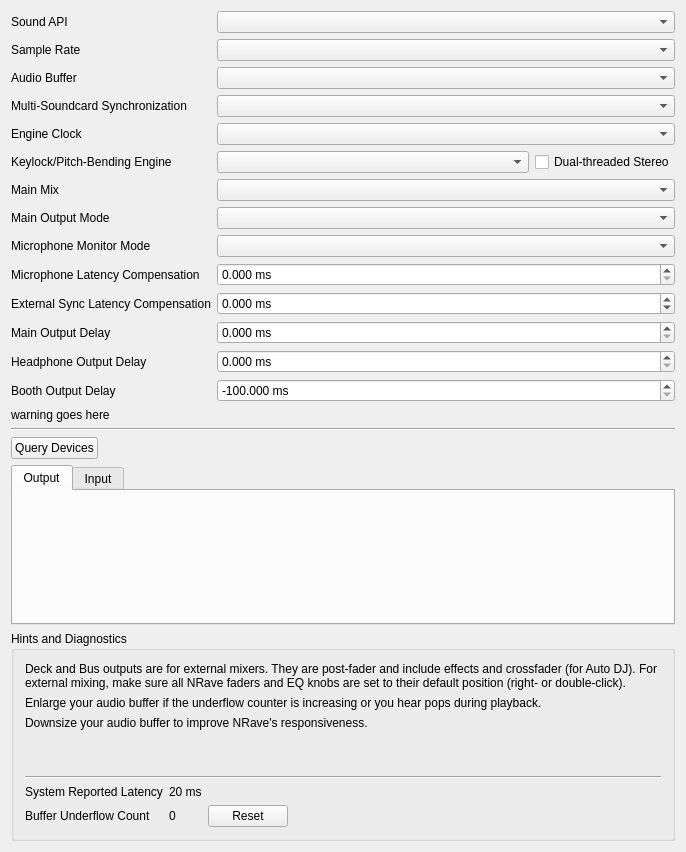
<?xml version="1.0" encoding="UTF-8"?>
<ui version="4.0">
 <class>DlgPrefSoundDlg</class>
 <widget class="QWidget" name="DlgPrefSoundDlg">
  <property name="geometry">
   <rect>
    <x>0</x>
    <y>0</y>
    <width>686</width>
    <height>852</height>
   </rect>
  </property>
  <property name="windowTitle">
   <string>Sound Hardware Preferences</string>
  </property>
  <layout class="QVBoxLayout" name="verticalLayout_2">
   <item>
    <layout class="QGridLayout" name="gridLayout" columnstretch="0,1">
     <item row="0" column="0">
      <widget class="QLabel" name="apiLabel">
       <property name="text">
        <string>Sound API</string>
       </property>
       <property name="openExternalLinks">
        <bool>true</bool>
       </property>
       <property name="buddy">
        <cstring>apiComboBox</cstring>
       </property>
      </widget>
     </item>
     <item row="0" column="1">
      <layout class="QHBoxLayout" name="apiHBox">
        <item>
          <widget class="QComboBox" name="apiComboBox"/>
        </item>
      </layout>
     </item>
     <item row="1" column="0">
      <widget class="QLabel" name="sampleRateLabel">
       <property name="text">
        <string>Sample Rate</string>
       </property>
       <property name="buddy">
        <cstring>sampleRateComboBox</cstring>
       </property>
      </widget>
     </item>
     <item row="1" column="1">
      <layout class="QHBoxLayout" name="sampleRateHBox">
        <item>
          <widget class="QComboBox" name="sampleRateComboBox"/>
        </item>
      </layout>
     </item>
     <item row="2" column="0">
      <widget class="QLabel" name="audioBufferLabel">
       <property name="text">
        <string>Audio Buffer</string>
       </property>
       <property name="buddy">
        <cstring>audioBufferComboBox</cstring>
       </property>
      </widget>
     </item>
     <item row="2" column="1">
      <layout class="QHBoxLayout" name="audioBufferHBox">
        <item>
          <widget class="QComboBox" name="audioBufferComboBox"/>
        </item>
      </layout>
     </item>
     <item row="3" column="0">
      <widget class="QLabel" name="deviceSyncLabel">
       <property name="text">
        <string>Multi-Soundcard Synchronization</string>
       </property>
      </widget>
     </item>
     <item row="3" column="1">
      <widget class="QComboBox" name="deviceSyncComboBox"/>
     </item>
     <item row="4" column="0">
      <widget class="QLabel" name="engineClockLabel">
       <property name="text">
        <string>Engine Clock</string>
       </property>
      </widget>
     </item>
     <item row="4" column="1">
      <widget class="QComboBox" name="engineClockComboBox">
       <property name="toolTip">
        <string>Use soundcard clock for live audience setups and lowest latency.&lt;br&gt;Use network clock for broadcasting without a live audience.</string>
       </property>
      </widget>
     </item>
     <item row="5" column="0">
      <widget class="QLabel" name="keylockLabel">
       <property name="text">
        <string>Keylock/Pitch-Bending Engine</string>
       </property>
       <property name="buddy">
        <cstring>keylockComboBox</cstring>
       </property>
      </widget>
     </item>
     <item row="6" column="0">
      <widget class="QLabel" name="masteMixLabel">
       <property name="text">
        <string>Main Mix</string>
       </property>
      </widget>
     </item>
     <item row="6" column="1">
      <widget class="QComboBox" name="mainMixComboBox"/>
     </item>
     <item row="7" column="1">
      <widget class="QComboBox" name="mainOutputModeComboBox"/>
     </item>
     <item row="7" column="0">
      <widget class="QLabel" name="mainMonoLabel">
       <property name="text">
        <string>Main Output Mode</string>
       </property>
      </widget>
     </item>
     <item row="8" column="1">
      <widget class="QComboBox" name="micMonitorModeComboBox"/>
     </item>
     <item row="8" column="0">
      <widget class="QLabel" name="micMonitorModeLabel">
       <property name="text">
        <string>Microphone Monitor Mode</string>
       </property>
       <property name="openExternalLinks">
        <bool>true</bool>
       </property>
      </widget>
     </item>
     <item row="9" column="0">
      <widget class="QLabel" name="latencyCompensationLabel">
       <property name="text">
        <string>Microphone Latency Compensation</string>
       </property>
       <property name="openExternalLinks">
        <bool>true</bool>
       </property>
      </widget>
     </item>
     <item row="9" column="1">
      <widget class="QDoubleSpinBox" name="latencyCompensationSpinBox">
       <property name="suffix">
        <string> ms</string>
       </property>
       <property name="decimals">
        <number>3</number>
       </property>
       <property name="maximum">
        <double>500.000000000000000</double>
       </property>
       <property name="singleStep">
        <double>0.100000000000000</double>
       </property>
      </widget>
     </item>
     <item row="10" column="0">
      <widget class="QLabel" name="externalSyncLatencyCompensationLabel">
       <property name="text">
        <string>External Sync Latency Compensation</string>
       </property>
       <property name="buddy">
        <cstring>externalSyncLatencyCompensationSpinBox</cstring>
       </property>
      </widget>
     </item>
     <item row="10" column="1">
      <widget class="QDoubleSpinBox" name="externalSyncLatencyCompensationSpinBox">
       <property name="suffix">
        <string> ms</string>
       </property>
       <property name="decimals">
        <number>3</number>
       </property>
       <property name="minimum">
        <double>-100.000000000000000</double>
       </property>
       <property name="maximum">
        <double>100.000000000000000</double>
       </property>
       <property name="singleStep">
        <double>0.100000000000000</double>
       </property>
      </widget>
     </item>
     <item row="12" column="0">
      <widget class="QLabel" name="mainDelayLabel">
       <property name="text">
        <string>Main Output Delay</string>
       </property>
      </widget>
     </item>
     <item row="12" column="1">
      <widget class="QDoubleSpinBox" name="mainDelaySpinBox">
       <property name="suffix">
        <string extracomment="milliseconds"> ms</string>
       </property>
       <property name="decimals">
        <number>3</number>
       </property>
       <property name="maximum">
        <double>500.000000000000000</double>
       </property>
       <property name="singleStep">
        <double>0.100000000000000</double>
       </property>
      </widget>
     </item>
     <item row="13" column="0">
      <widget class="QLabel" name="headDelayLabel">
       <property name="text">
        <string>Headphone Output Delay</string>
       </property>
      </widget>
     </item>
     <item row="13" column="1">
      <widget class="QDoubleSpinBox" name="headDelaySpinBox">
       <property name="suffix">
        <string extracomment="milliseconds"> ms</string>
       </property>
       <property name="decimals">
        <number>3</number>
       </property>
       <property name="maximum">
        <double>500.000000000000000</double>
       </property>
       <property name="singleStep">
        <double>0.100000000000000</double>
       </property>
      </widget>
     </item>
     <item row="14" column="0">
      <widget class="QLabel" name="boothDelayLabel">
       <property name="text">
        <string>Booth Output Delay</string>
       </property>
      </widget>
     </item>
     <item row="14" column="1">
      <widget class="QDoubleSpinBox" name="boothDelaySpinBox">
       <property name="suffix">
        <string extracomment="milliseconds"> ms</string>
       </property>
       <property name="decimals">
        <number>3</number>
       </property>
       <property name="maximum">
        <double>-100.000000000000000</double>
       </property>
       <property name="maximum">
        <double>100.000000000000000</double>
       </property>
       <property name="singleStep">
        <double>0.100000000000000</double>
       </property>
      </widget>
     </item>
     <item row="15" column="0" colspan="2">
      <widget class="QLabel" name="latencyCompensationWarningLabel">
       <property name="text">
        <string notr="true">warning goes here</string>
       </property>
      </widget>
     </item>
     <item row="5" column="1">
      <layout class="QHBoxLayout" name="horizontalLayout">
       <item>
        <widget class="QComboBox" name="keylockComboBox"/>
       </item>
       <item>
        <widget class="QCheckBox" name="keylockDualthreadedCheckBox">
         <property name="sizePolicy">
          <sizepolicy hsizetype="Maximum" vsizetype="Fixed">
           <horstretch>0</horstretch>
           <verstretch>0</verstretch>
          </sizepolicy>
         </property>
         <property name="text">
          <string>Dual-threaded Stereo</string>
         </property>
        </widget>
       </item>
      </layout>
     </item>
    </layout>
   </item>
   <item>
    <widget class="Line" name="line_2">
     <property name="orientation">
      <enum>Qt::Horizontal</enum>
     </property>
    </widget>
   </item>
   <item>
    <layout class="QHBoxLayout" name="buttonsHLayout">
     <item>
      <widget class="QPushButton" name="queryButton">
       <property name="text">
        <string>Query Devices</string>
       </property>
      </widget>
     </item>
     <item>
      <spacer name="buttonsHSpacer">
       <property name="orientation">
        <enum>Qt::Horizontal</enum>
       </property>
       <property name="sizeHint" stdset="0">
        <size>
         <width>40</width>
         <height>20</height>
        </size>
       </property>
      </spacer>
     </item>
    </layout>
   </item>
   <item>
    <widget class="QTabWidget" name="ioTabs">
     <property name="sizePolicy">
      <sizepolicy hsizetype="MinimumExpanding" vsizetype="Expanding">
       <horstretch>0</horstretch>
       <verstretch>0</verstretch>
      </sizepolicy>
     </property>
     <property name="currentIndex">
      <number>0</number>
     </property>
     <widget class="QWidget" name="outputTab">
      <attribute name="title">
       <string>Output</string>
      </attribute>
      <layout class="QVBoxLayout" name="outputVLayout">
       <item>
        <spacer name="outputVSpacer">
         <property name="orientation">
          <enum>Qt::Vertical</enum>
         </property>
         <property name="sizeType">
          <enum>QSizePolicy::MinimumExpanding</enum>
         </property>
         <property name="sizeHint" stdset="0">
          <size>
           <width>20</width>
           <height>1</height>
          </size>
         </property>
        </spacer>
       </item>
      </layout>
     </widget>
     <widget class="QWidget" name="inputTab">
      <attribute name="title">
       <string>Input</string>
      </attribute>
      <layout class="QVBoxLayout" name="inputVLayout">
       <item>
        <spacer name="inputVSpacer">
         <property name="orientation">
          <enum>Qt::Vertical</enum>
         </property>
         <property name="sizeType">
          <enum>QSizePolicy::MinimumExpanding</enum>
         </property>
         <property name="sizeHint" stdset="0">
          <size>
           <width>20</width>
           <height>1</height>
          </size>
         </property>
        </spacer>
       </item>
      </layout>
     </widget>
    </widget>
   </item>
   <item>
    <widget class="QGroupBox" name="Hints">
     <property name="title">
      <string>Hints and Diagnostics</string>
     </property>
     <layout class="QGridLayout" name="gridLayout_6" columnstretch="0,0,0,1">
      <item row="0" column="0" colspan="4">
       <widget class="QLabel" name="deckBusHint">
        <property name="text">
         <string>Deck and Bus outputs are for external mixers. They are post-fader and include effects and crossfader (for Auto DJ). For external mixing, make sure all NRave faders and EQ knobs are set to their default position (right- or double-click). </string>
        </property>
        <property name="wordWrap">
         <bool>true</bool>
        </property>
        <property name="openExternalLinks">
         <bool>true</bool>
        </property>
       </widget>
      </item>
      <item row="1" column="0" colspan="4">
       <widget class="QLabel" name="underflowCounterHint">
        <property name="text">
         <string>Enlarge your audio buffer if the underflow counter is increasing or you hear pops during playback.</string>
        </property>
        <property name="wordWrap">
         <bool>true</bool>
        </property>
       </widget>
      </item>
      <item row="2" column="0" colspan="4">
       <widget class="QLabel" name="audioBufferHint">
        <property name="text">
         <string>Downsize your audio buffer to improve NRave's responsiveness.</string>
        </property>
        <property name="wordWrap">
         <bool>true</bool>
        </property>
       </widget>
      </item>
      <item row="3" column="0" colspan="4">
       <widget class="QLabel" name="realtimeHint">
        <property name="wordWrap">
         <bool>true</bool>
        </property>
        <property name="openExternalLinks">
         <bool>true</bool>
        </property>
       </widget>
      </item>
      <item row="4" column="0" colspan="4">
       <widget class="QLabel" name="hardwareGuide">
        <property name="wordWrap">
         <bool>true</bool>
        </property>
        <property name="openExternalLinks">
         <bool>true</bool>
        </property>
       </widget>
      </item>
      <item row="5" column="0" colspan="4">
       <widget class="Line" name="line">
        <property name="orientation">
         <enum>Qt::Horizontal</enum>
        </property>
       </widget>
      </item>
      <item row="6" column="0">
       <widget class="QLabel" name="latencyLabel">
        <property name="text">
         <string>System Reported Latency</string>
        </property>
        <property name="buddy">
         <cstring>audioBufferComboBox</cstring>
        </property>
       </widget>
      </item>
      <item row="6" column="1">
       <widget class="QLabel" name="currentLatency">
        <property name="text">
         <string>20 ms</string>
        </property>
       </widget>
      </item>
      <item row="7" column="0">
       <widget class="QLabel" name="underflowLabel">
        <property name="text">
         <string>Buffer Underflow Count</string>
        </property>
        <property name="buddy">
         <cstring>audioBufferComboBox</cstring>
        </property>
       </widget>
      </item>
      <item row="7" column="1">
       <widget class="QLabel" name="bufferUnderflowCount">
        <property name="text">
         <string>0</string>
        </property>
       </widget>
      </item>
      <item row="7" column="2">
       <widget class="QPushButton" name="btnResetBufferUnderflowCount">
        <property name="text">
         <string>Reset</string>
        </property>
       </widget>
      </item>
     </layout>
    </widget>
   </item>
  </layout>
 </widget>
 <layoutdefault spacing="6" margin="11"/>
 <tabstops>
  <tabstop>apiComboBox</tabstop>
  <tabstop>sampleRateComboBox</tabstop>
  <tabstop>audioBufferComboBox</tabstop>
  <tabstop>deviceSyncComboBox</tabstop>
  <tabstop>engineClockComboBox</tabstop>
  <tabstop>mainMixComboBox</tabstop>
  <tabstop>mainOutputModeComboBox</tabstop>
  <tabstop>micMonitorModeComboBox</tabstop>
  <tabstop>latencyCompensationSpinBox</tabstop>
  <tabstop>mainDelaySpinBox</tabstop>
  <tabstop>headDelaySpinBox</tabstop>
  <tabstop>boothDelaySpinBox</tabstop>
  <tabstop>queryButton</tabstop>
  <tabstop>ioTabs</tabstop>
 </tabstops>
 <resources/>
 <connections/>
</ui>
